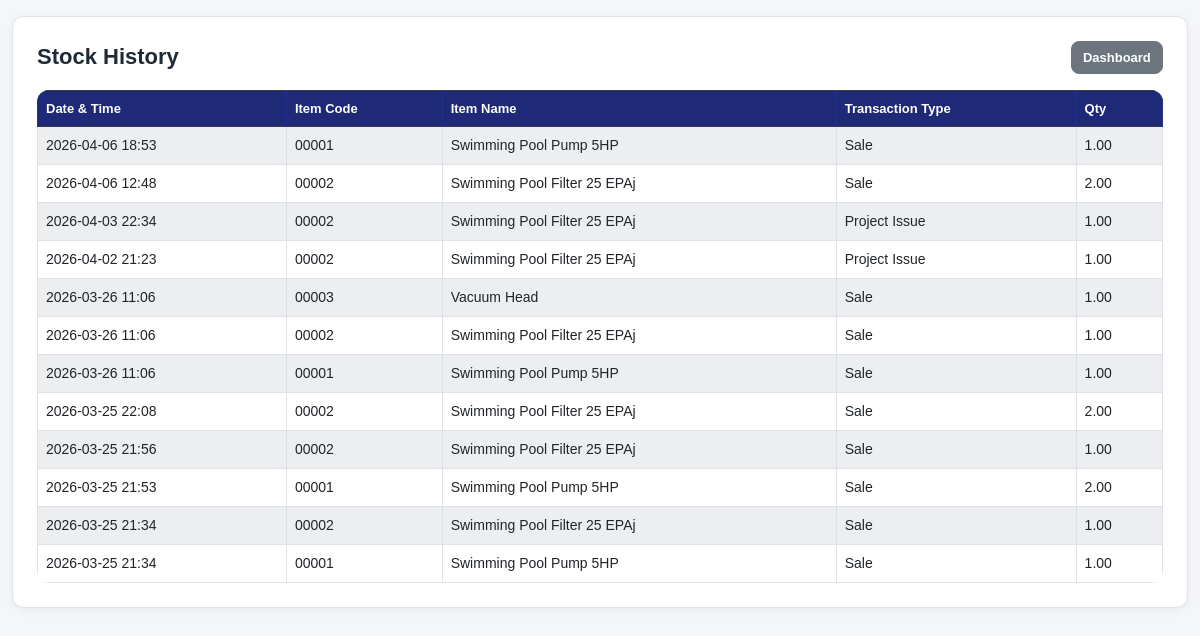
Page /stock-history/ (signed in) on the committed database.
### pos/models.py (models this page shows, shortened)
class StockTransaction(models.Model):
    TRANSACTION_TYPES = [
        ("sale", "Sale"),
        ("return_in", "Sales Return In"),
        ("project_issue", "Project Issue"),
        ("grn", "Goods Received"),
        ("adjustment_in", "Adjustment In"),
        ("adjustment_out", "Adjustment Out"),
    ]
    item = models.ForeignKey(Item, on_delete=models.CASCADE, related_name="stock_transactions")
    transaction_type = models.CharField(max_length=30, choices=TRANSACTION_TYPES)
    qty = models.DecimalField(max_digits=12, decimal_places=2, default=0)
    created_at = models.DateTimeField(auto_now_add=True)
    class Meta:
        ordering = ["-created_at", "-id"]

class Item(models.Model):
    ITEM_TYPE_CHOICES = [
        ("retail", "Retail"),
        ("project", "Project"),
        ("service", "Service"),
    ]
    item_code = models.CharField(max_length=50, unique=True)
    name = models.CharField(max_length=255)
    category = models.ForeignKey(Category, on_delete=models.SET_NULL, null=True, blank=True)
    supplier = models.ForeignKey(Supplier, on_delete=models.SET_NULL, null=True, blank=True)
    unit = models.CharField(max_length=30, default="pcs")
    cost_price = models.DecimalField(max_digits=12, decimal_places=2, default=0)
    selling_price = models.DecimalField(max_digits=12, decimal_places=2, default=0)
    stock = models.DecimalField(max_digits=12, decimal_places=2, default=0)
    purchase_date = models.DateField(blank=True, null=True)
    item_type = models.CharField(max_length=20, choices=ITEM_TYPE_CHOICES, default="retail")
    is_service = models.BooleanField(default=False)
    reorder_level = models.DecimalField(max_digits=12, decimal_places=2, default=0)
    warranty_days = models.PositiveIntegerField(default=0)
    retail_gl_account = models.ForeignKey(
        GLMaster,
        on_delete=models.SET_NULL,
        null=True,
        blank=True,
        related_name="retail_items"
    )
    cost_gl_account = models.ForeignKey(
        GLMaster,
        on_delete=models.SET_NULL,
        null=True,
        blank=True,
        related_name="cost_items"
    )
    is_active = models.BooleanField(default=True)
    updated_by = models.ForeignKey(
        User,
        on_delete=models.SET_NULL,
        null=True,
        blank=True,
        related_name="updated_items"
    )
    created_at = models.DateTimeField(auto_now_add=True)
    class Meta:
        ordering = ["name"]

### pos/views.py (the view)
# urls.py: path('stock-history/', views.stock_history, name='stock_history'),
@user_passes_test(can_manage_items)
def stock_history(request):
    rows = StockTransaction.objects.select_related("item").order_by("-created_at")
    return render(request, "pos/stock_history.html", {"rows": rows})

### pos/views.py (called while the page is built)
def is_owner(user):
    return user.is_superuser or user.groups.filter(name__iexact="Owner").exists()

def can_manage_items(user):
    return is_owner(user) or is_manager(user) or is_clerk(user)

### pos/templates/pos/stock_history.html (shortened to what this page needs)
{% extends "base.html" %}
{% block content %}
<div class="card p-3 p-md-4">
    <div class="app-card-header">
        <h4 class="app-page-title">Stock History</h4>
        <div>
            <a href="{% url 'dashboard' %}" class="btn btn-secondary btn-sm">Dashboard</a>
        </div>
    </div>
    <div class="table-responsive">
        <table class="table table-bordered table-striped bg-white align-middle">
            <thead class="table-dark">
                <tr>
                    <th>Date & Time</th>
                    <th>Item Code</th>
                    <th>Item Name</th>
                    <th>Transaction Type</th>
                    <th>Qty</th>
                </tr>
            </thead>
            <tbody>
                {% for row in rows %}
                <tr>
                    <td>{{ row.created_at|date:"Y-m-d H:i" }}</td>
                    <td>{{ row.item.item_code }}</td>
                    <td>{{ row.item.name }}</td>
                    <td>{{ row.get_transaction_type_display }}</td>
                    <td>{{ row.qty }}</td>
                </tr>
                {% empty %}
                <tr>
                    <td colspan="5" class="text-center">No stock history found</td>
                </tr>
                {% endfor %}
            </tbody>
        </table>
    </div>
</div>
{% endblock %}

### static/css/app.css (style rules this page uses)
:root { --app-bg: #f4f6f9; --card-bg: #ffffff; --border-color: #dfe3ea; --text-main: #1f2937; --text-muted: #6b7280; --brand: #1e2a78; --brand-soft: #eef2ff; --success-soft: #eaf7ee; --danger-soft: #fdecec; --warning-soft: #fff7e6; --shadow-soft: 0 2px 10px rgba(15, 23, 42, 0.06); --radius: 12px; }
html, body { margin: 0; padding: 0; }
body.app-body { background: var(--app-bg); color: var(--text-main); font-size: 14px; font-family: Arial, sans-serif; }
.app-card, .card { border: 1px solid var(--border-color); border-radius: var(--radius); box-shadow: var(--shadow-soft); background: var(--card-bg); }
.app-card-header { display: flex; justify-content: space-between; align-items: center; gap: 12px; margin-bottom: 16px; }
.app-page-title, h4, h5 { color: var(--text-main); font-weight: 700; margin: 0; }
.app-page-title { font-size: 22px; }
.btn { border-radius: 10px; font-weight: 600; }
.btn-sm { border-radius: 8px; font-size: 13px; padding: 0.35rem 0.7rem; }
.btn-success, .btn-outline-success, .btn-danger, .btn-outline-danger, .btn-secondary, .btn-outline-dark { font-weight: 600; }
.table { margin-bottom: 0; }
.table-responsive { border-radius: 12px; }
.table thead th, .table-dark th { background: var(--brand) !important; color: #fff !important; border-color: #22318b !important; font-size: 13px; font-weight: 700; vertical-align: middle; }
.table td, .table th { vertical-align: middle; }
.table-striped > tbody > tr:nth-of-type(odd) > * { background-color: #fafbfd; }

### rows in the picture
StockTransaction: created_at "2026-04-06 18:53", item.item_code "00001", item.name "Swimming Pool Pump 5HP", transaction_type "Sale", qty "1.00"
StockTransaction: created_at "2026-04-06 12:48", item.item_code "00002", item.name "Swimming Pool Filter 25 EPAj", transaction_type "Sale", qty "2.00"
StockTransaction: created_at "2026-04-03 22:34", item.item_code "00002", item.name "Swimming Pool Filter 25 EPAj", transaction_type "Project Issue", qty "1.00"
StockTransaction: created_at "2026-04-02 21:23", item.item_code "00002", item.name "Swimming Pool Filter 25 EPAj", transaction_type "Project Issue", qty "1.00"
StockTransaction: created_at "2026-03-26 11:06", item.item_code "00003", item.name "Vacuum Head", transaction_type "Sale", qty "1.00"
StockTransaction: created_at "2026-03-26 11:06", item.item_code "00002", item.name "Swimming Pool Filter 25 EPAj", transaction_type "Sale", qty "1.00"
StockTransaction: created_at "2026-03-26 11:06", item.item_code "00001", item.name "Swimming Pool Pump 5HP", transaction_type "Sale", qty "1.00"
StockTransaction: created_at "2026-03-25 22:08", item.item_code "00002", item.name "Swimming Pool Filter 25 EPAj", transaction_type "Sale", qty "2.00"
StockTransaction: created_at "2026-03-25 21:56", item.item_code "00002", item.name "Swimming Pool Filter 25 EPAj", transaction_type "Sale", qty "1.00"
StockTransaction: created_at "2026-03-25 21:53", item.item_code "00001", item.name "Swimming Pool Pump 5HP", transaction_type "Sale", qty "2.00"
StockTransaction: created_at "2026-03-25 21:34", item.item_code "00002", item.name "Swimming Pool Filter 25 EPAj", transaction_type "Sale", qty "1.00"
StockTransaction: created_at "2026-03-25 21:34", item.item_code "00001", item.name "Swimming Pool Pump 5HP", transaction_type "Sale", qty "1.00"
